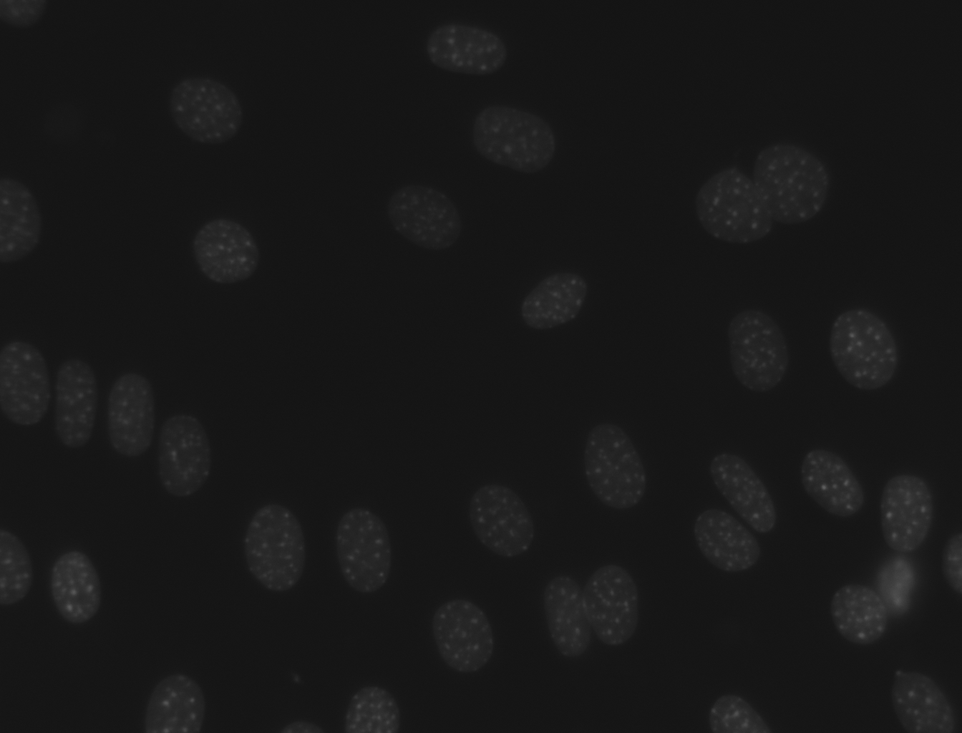
#> input picture Code/Original_Images/Otsu/Data/NIH3T3/img/dna-0.png, 962 x 733 px, shrunk from 1344 x 1024 before the run, found by its file name
$ python '# Otsu thresholding.py'
#> lines starting #> are read from the running program, lines starting #| are printed output that depends on the picture; after the words box and inside, x2 and y2 are one past the last pixel; in counts of white or black regions, pixels touching at a corner belong together
# Otsu thresholding

import cv2
import numpy as np
def otsu_thresholding(grayscale_image):
    """
    Apply Otsu's thresholding method to an image.

    Parameters:
    image (numpy.ndarray): Input grayscale image.

    Returns:
    numpy.ndarray: Thresholded binary image.
    """
    # Ensure the image is in grayscale
    if len(grayscale_image.shape) != 2:
        raise ValueError("Input image must be a grayscale image.")

    # Apply Otsu's thresholding
    _, binary_image = cv2.threshold(grayscale_image, 0, 255, cv2.THRESH_BINARY + cv2.THRESH_OTSU)

    return binary_image


image_path = "/Users/daviddulkies/Documents/GitHub/topic01_team04/Code/Original_Images/Otsu/Data/NIH3T3/img/dna-0.png"

# Bild einlesen in Graustufen
grayscale_image = cv2.imread(image_path, cv2.IMREAD_GRAYSCALE)
#> grayscale_image is the input picture: shape (733, 962); min 19, max 93, mean 24.2

# Otsu anwenden
binary_result = otsu_thresholding(grayscale_image)
#> in otsu_thresholding, `_, binary_image = cv2.threshold(grayscale_image, 0, 255, cv2.THRESH_BI..`:
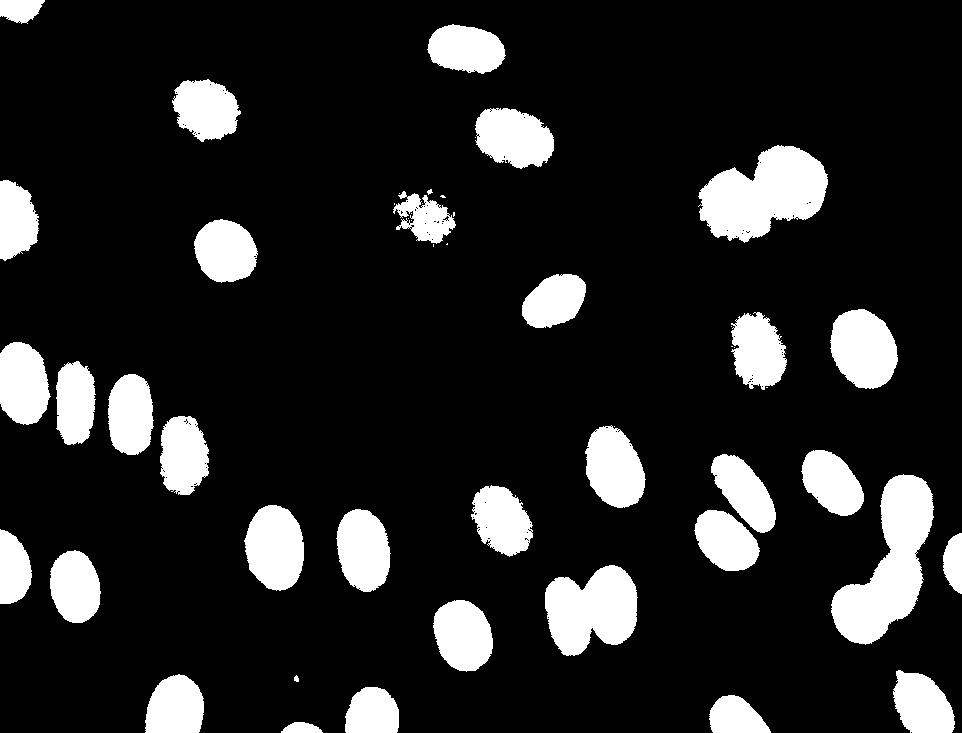
#> binary_image: shape (733, 962); 14.7% white; 53 white regions (18 under 20 px), largest, box (x1, y1, x2, y2) and area: (831, 474, 934, 645) 8682, (698, 145, 828, 243) 8066, (545, 565, 638, 656) 6072

# Ergebnis anzeigen
cv2.imshow("Otsu Thresholded", binary_result)
cv2.waitKey(0)
cv2.destroyAllWindows()

$ run again, with Code/Original_Images/Otsu/Data/NIH3T3/img/dna-1.png copied over Code/Original_Images/Otsu/Data/NIH3T3/img/dna-0.png
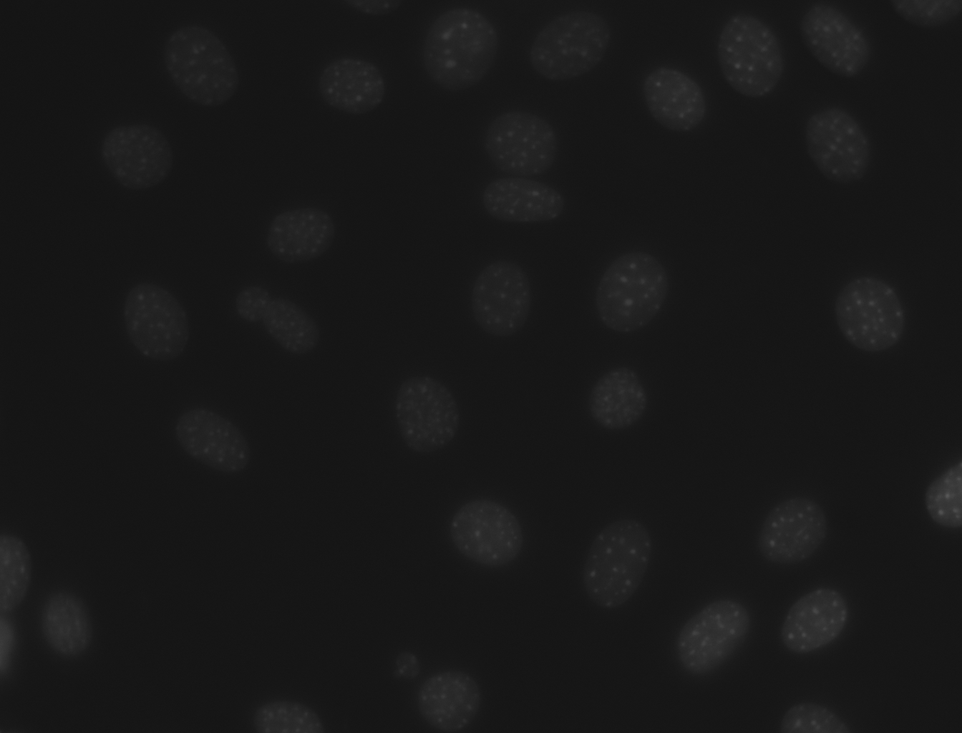
#> input picture Code/Original_Images/Otsu/Data/NIH3T3/img/dna-1.png, 962 x 733 px, shrunk from 1344 x 1024 before the run, found by its file name
#> grayscale_image is the input picture: shape (733, 962); min 19, max 88, mean 24.4
#> in otsu_thresholding, `_, binary_image = cv2.threshold(grayscale_image, 0, 255, cv2.THRESH_BI..`:
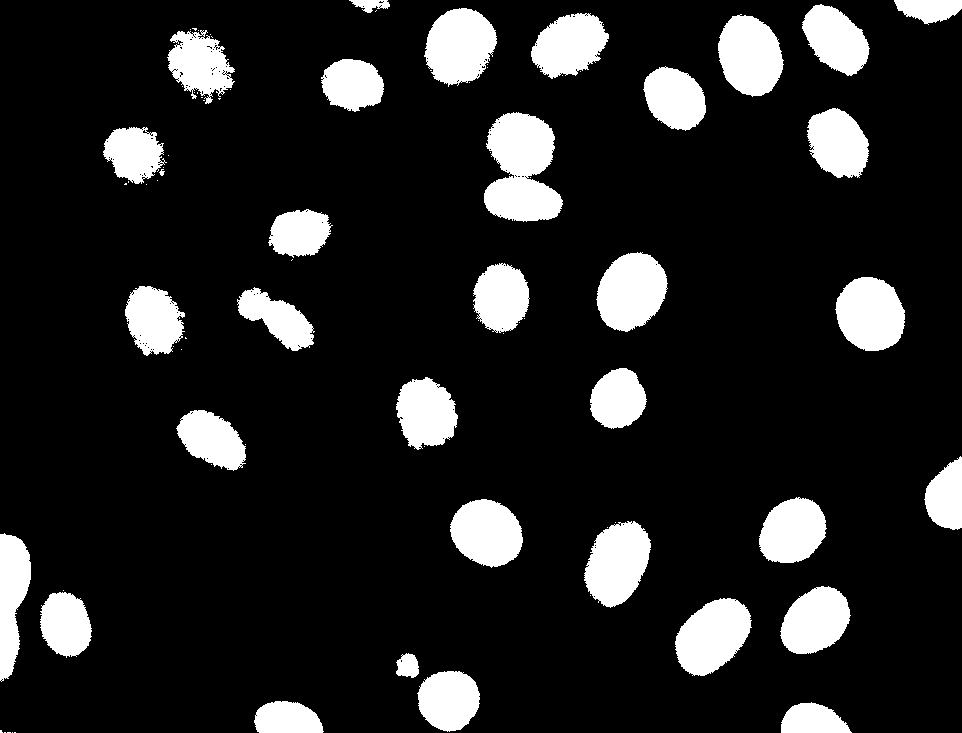
#> binary_image: shape (733, 962); 13.8% white; 82 white regions (48 under 20 px), largest, box (x1, y1, x2, y2) and area: (484, 112, 563, 222) 6139, (596, 252, 668, 332) 4189, (424, 8, 497, 87) 4164

$ run again, with Code/Original_Images/Otsu/Data/NIH3T3/img/dna-26.png copied over Code/Original_Images/Otsu/Data/NIH3T3/img/dna-0.png
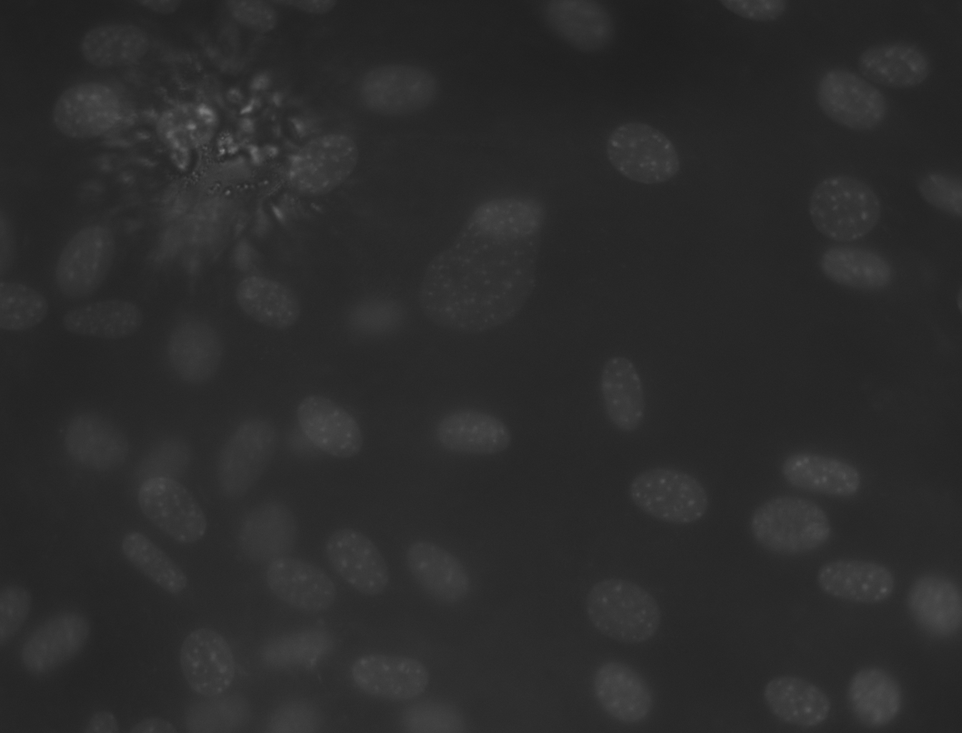
#> input picture Code/Original_Images/Otsu/Data/NIH3T3/img/dna-26.png, 962 x 733 px, shrunk from 1344 x 1024 before the run, found by its file name
#> grayscale_image is the input picture: shape (733, 962); min 30, max 127, mean 43.9
#> in otsu_thresholding, `_, binary_image = cv2.threshold(grayscale_image, 0, 255, cv2.THRESH_BI..`:
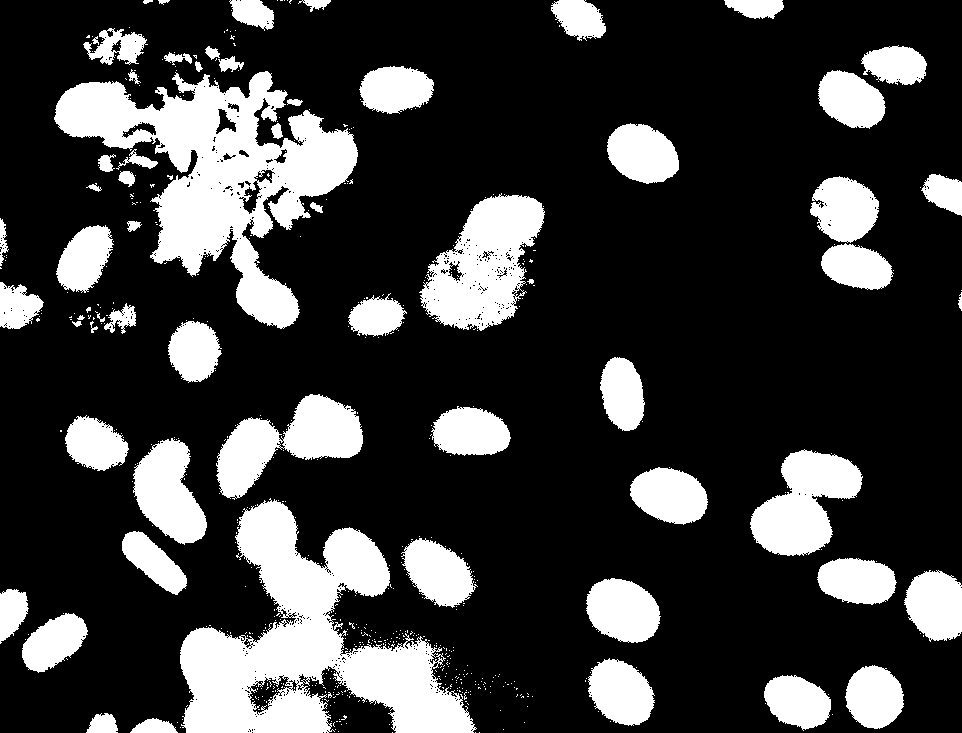
#> binary_image: shape (733, 962); 23.5% white; 568 white regions (506 under 20 px), largest, box (x1, y1, x2, y2) and area: (180, 498, 477, 733) 31991, (54, 71, 358, 329) 30526, (419, 193, 545, 331) 10052

$ run again, with Code/Original_Images/Otsu/Data/NIH3T3/img/dna-27.png copied over Code/Original_Images/Otsu/Data/NIH3T3/img/dna-0.png
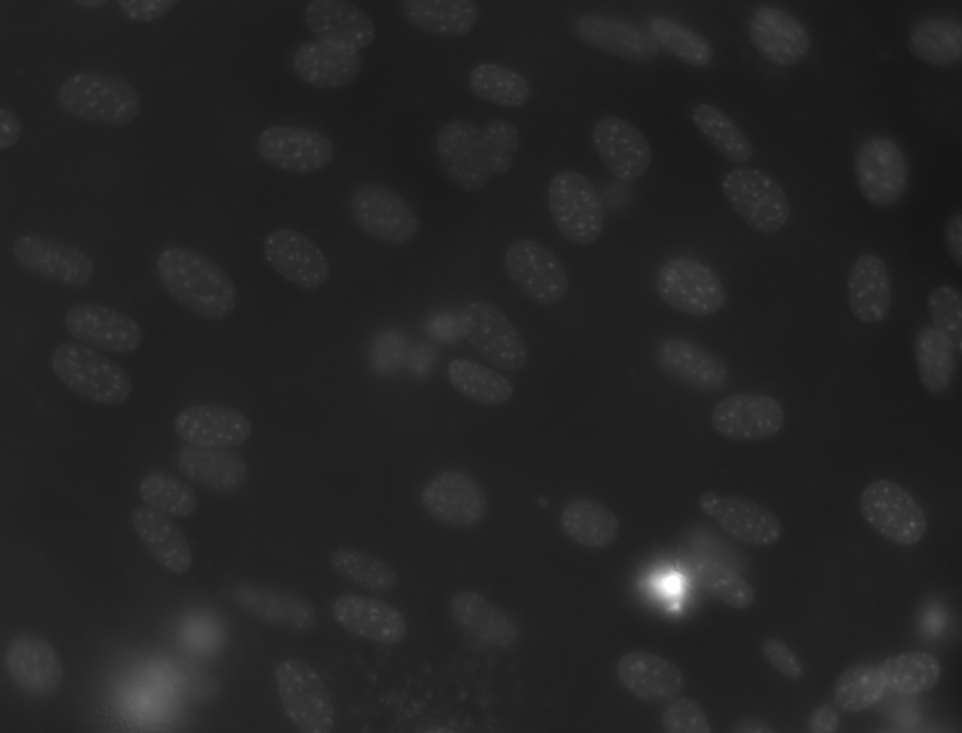
#> input picture Code/Original_Images/Otsu/Data/NIH3T3/img/dna-27.png, 962 x 733 px, shrunk from 1344 x 1024 before the run, found by its file name
#> grayscale_image is the input picture: shape (733, 962); min 21, max 255, mean 36.8
#> in otsu_thresholding, `_, binary_image = cv2.threshold(grayscale_image, 0, 255, cv2.THRESH_BI..`:
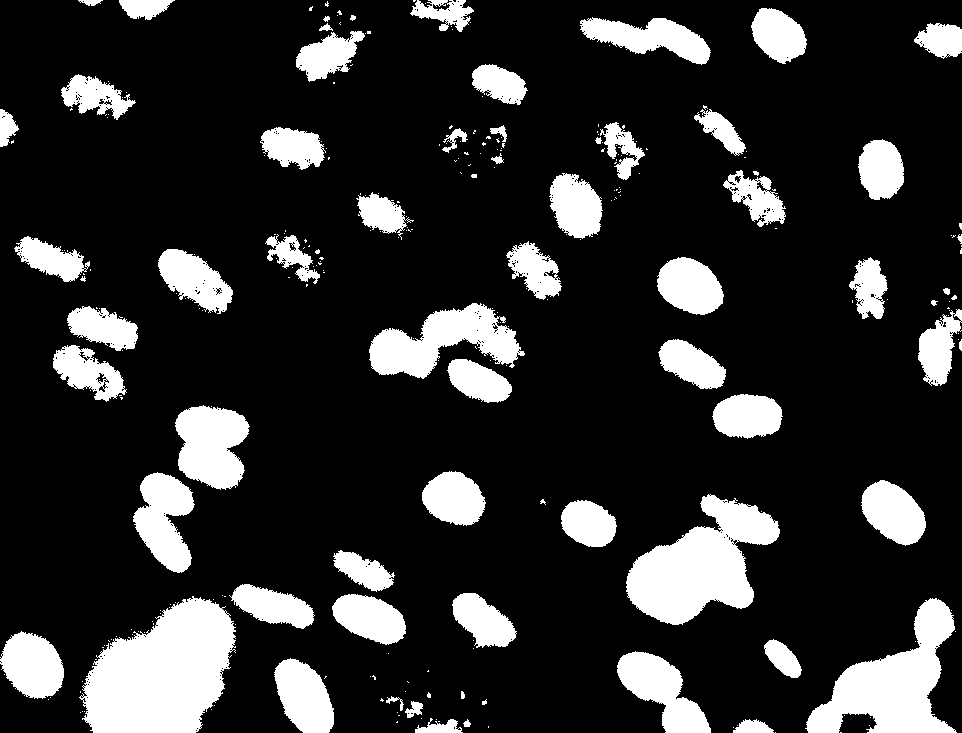
#> binary_image: shape (733, 962); 18.3% white; 281 white regions (213 under 20 px), largest, box (x1, y1, x2, y2) and area: (79, 596, 236, 733) 14714, (626, 494, 780, 625) 10800, (805, 598, 957, 733) 9412
